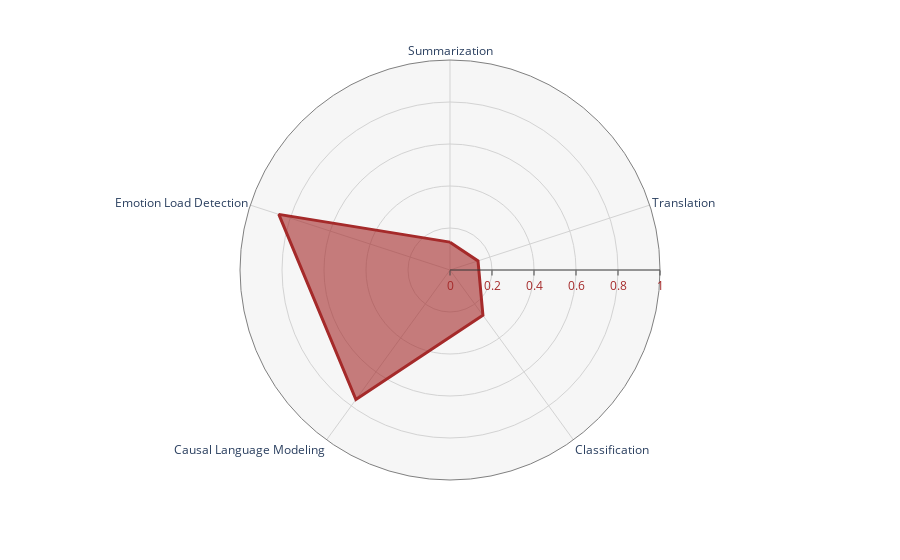

The cell this chart's notebook holds for it:
### Markdown cell above
Finally, we benchmark the fine-tuned model to see if it improved on the fine-tuning task compared to the pre-trained baseline:

### Code cell
metrics = evaluate_benchmark(clm_finetuned_model, tokenizer)
print(metrics)
display_radar_chart(metrics.values())

### Figure 1 — Plotly figure (JSON) as saved in the notebook; plotly's stock layout.template omitted (floating-point values rounded to 4 significant figures)
{"data": [{"fill": "toself", "fillcolor": "rgba(165, 42, 42, 0.6)", "hovertemplate": "r=%{r}<br>theta=%{theta}<extra></extra>", "legendgroup": "", "line": {"color": "rgb(165, 42, 42)", "dash": "solid", "width": 3}, "marker": {"symbol": "circle"}, "mode": "lines", "name": "", "r": [0.1327, 0.1402, 0.2667, 0.7623, 0.8571, 0.1327], "showlegend": false, "subplot": "polar", "theta": ["Summarization", "Translation", "Classification", "Causal Language Modeling", "Emotion Load Detection", "Summarization"], "type": "scatterpolar"}], "layout": {"font": {"size": 14}, "legend": {"tracegroupgap": 0}, "margin": {"t": 60}, "polar": {"angularaxis": {"direction": "clockwise", "gridcolor": "lightgray", "linecolor": "gray", "linewidth": 1, "rotation": 90, "showgrid": true, "tickfont": {"size": 12}}, "bgcolor": "rgba(211, 211, 211, 0.2)", "domain": {"x": [0, 1], "y": [0, 1]}, "radialaxis": {"gridcolor": "lightgray", "linecolor": "rgb(50, 50, 50)", "linewidth": 1, "range": [0, 1], "showgrid": true, "tickfont": {"color": "rgb(165, 42, 42)", "size": 12}, "ticks": "outside", "ticktext": ["0", "0.2", "0.4", "0.6", "0.8", "1"], "tickvals": [0, 0.2, 0.4, 0.6, 0.8, 1], "visible": true}}}}
